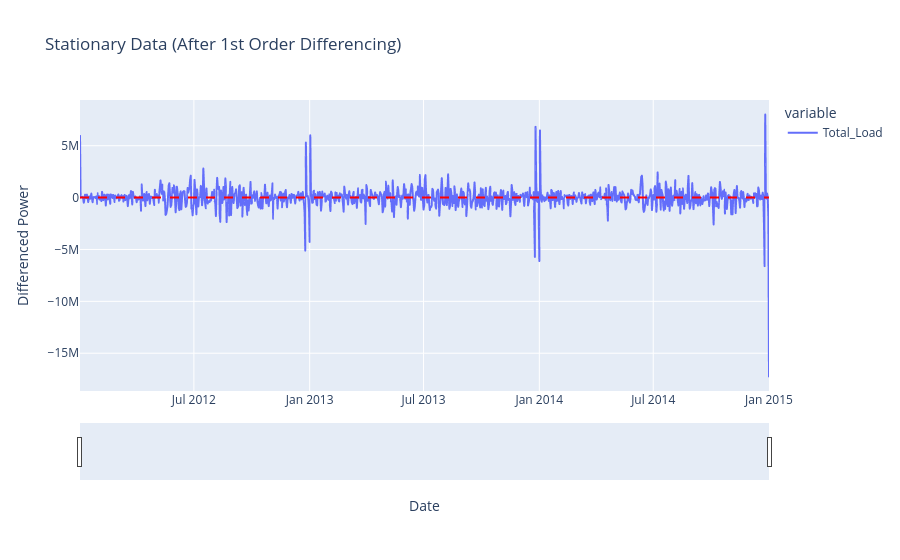

The code cell stored with this chart in its notebook:
### Markdown cell above
### Visualizing the Stationary (Differenced) Data
Below is the plot of the time series *after* 1st order differencing. Notice how the long-term upward trend has been completely mathematically removed. The data now fluctuates consistently around a constant mean of zero, which is the visual hallmark of strict stationarity.

### Code cell
if 'ts_diff' in locals():
    fig_diff = px.line(ts_diff, title='Stationary Data (After 1st Order Differencing)', 
                       labels={'value': 'Differenced Power', 'datetime': 'Date'})
    # Add a horizontal line at 0 to show the constant mean
    fig_diff.add_hline(y=0, line_dash="dash", line_color="red")
    fig_diff.update_xaxes(rangeslider_visible=True)
    fig_diff.show()

### Figure 1 — Plotly figure (JSON) as saved in the notebook; plotly's stock layout.template omitted (floating-point values rounded to 4 significant figures; data arrays with more than 128 entries replaced by an {"elided": "..."} marker saying what was removed)
{"data": [{"hovertemplate": "variable=Total_Load<br>Date=%{x}<br>Differenced Power=%{y}<extra></extra>", "legendgroup": "Total_Load", "line": {"color": "#636efa", "dash": "solid"}, "marker": {"symbol": "circle"}, "mode": "lines", "name": "Total_Load", "showlegend": true, "type": "scattergl", "x": {"elided": "1096 str values"}, "xaxis": "x", "y": {"elided": "1096 float values"}, "yaxis": "y"}], "layout": {"legend": {"title": {"text": "variable"}, "tracegroupgap": 0}, "shapes": [{"line": {"color": "red", "dash": "dash"}, "type": "line", "x0": 0, "x1": 1, "xref": "x domain", "y0": 0, "y1": 0, "yref": "y"}], "title": {"text": "Stationary Data (After 1st Order Differencing)"}, "xaxis": {"anchor": "y", "domain": [0, 1], "rangeslider": {"visible": true}, "title": {"text": "Date"}}, "yaxis": {"anchor": "x", "domain": [0, 1], "title": {"text": "Differenced Power"}}}}
